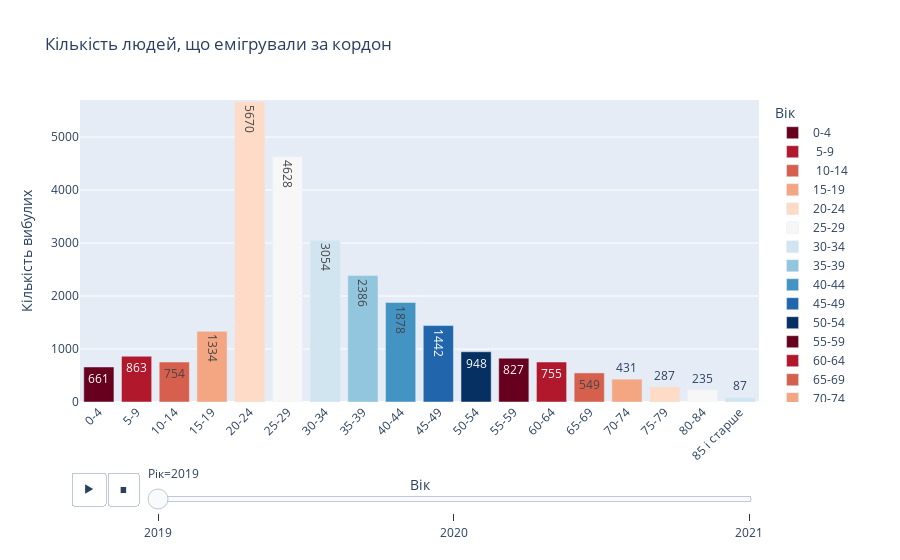

The cell this chart's notebook holds for it:
### Code cell
fig = px.bar(df_migr_abroad, x="Вік", y="Кількість вибулих", 
      color="Вік", color_discrete_sequence=px.colors.sequential.RdBu,
      animation_frame="Рік", animation_group="Кількість вибулих", 
      range_y=[0,5700], text = 'Кількість вибулих',
      title='Кількість людей, що емігрували за кордон'
      )
fig.update_layout(uniformtext_minsize=8)
fig.update_layout(xaxis_tickangle=-45)

### Figure 1 — Plotly figure (JSON) as saved in the notebook; plotly's stock layout.template omitted (floating-point values rounded to 4 significant figures)
{"data": [{"alignmentgroup": "True", "hovertemplate": "Вік=%{x}<br>Рік=2019<br>Кількість вибулих=%{text}<extra></extra>", "ids": [661], "legendgroup": "0-4", "marker": {"color": "rgb(103,0,31)", "pattern": {"shape": ""}}, "name": "0-4", "offsetgroup": "0-4", "orientation": "v", "showlegend": true, "text": [661], "textposition": "auto", "type": "bar", "x": ["0-4"], "xaxis": "x", "y": [661], "yaxis": "y"}, {"alignmentgroup": "True", "hovertemplate": "Вік=%{x}<br>Рік=2019<br>Кількість вибулих=%{text}<extra></extra>", "ids": [863], "legendgroup": " 5-9", "marker": {"color": "rgb(178,24,43)", "pattern": {"shape": ""}}, "name": " 5-9", "offsetgroup": " 5-9", "orientation": "v", "showlegend": true, "text": [863], "textposition": "auto", "type": "bar", "x": [" 5-9"], "xaxis": "x", "y": [863], "yaxis": "y"}, {"alignmentgroup": "True", "hovertemplate": "Вік=%{x}<br>Рік=2019<br>Кількість вибулих=%{text}<extra></extra>", "ids": [754], "legendgroup": " 10-14", "marker": {"color": "rgb(214,96,77)", "pattern": {"shape": ""}}, "name": " 10-14", "offsetgroup": " 10-14", "orientation": "v", "showlegend": true, "text": [754], "textposition": "auto", "type": "bar", "x": [" 10-14"], "xaxis": "x", "y": [754], "yaxis": "y"}, {"alignmentgroup": "True", "hovertemplate": "Вік=%{x}<br>Рік=2019<br>Кількість вибулих=%{text}<extra></extra>", "ids": [1334], "legendgroup": "15-19", "marker": {"color": "rgb(244,165,130)", "pattern": {"shape": ""}}, "name": "15-19", "offsetgroup": "15-19", "orientation": "v", "showlegend": true, "text": [1334], "textposition": "auto", "type": "bar", "x": ["15-19"], "xaxis": "x", "y": [1334], "yaxis": "y"}, {"alignmentgroup": "True", "hovertemplate": "Вік=%{x}<br>Рік=2019<br>Кількість вибулих=%{text}<extra></extra>", "ids": [5670], "legendgroup": "20-24", "marker": {"color": "rgb(253,219,199)", "pattern": {"shape": ""}}, "name": "20-24", "offsetgroup": "20-24", "orientation": "v", "showlegend": true, "text": [5670], "textposition": "auto", "type": "bar", "x": ["20-24"], "xaxis": "x", "y": [5670], "yaxis": "y"}, {"alignmentgroup": "True", "hovertemplate": "Вік=%{x}<br>Рік=2019<br>Кількість вибулих=%{text}<extra></extra>", "ids": [4628], "legendgroup": "25-29", "marker": {"color": "rgb(247,247,247)", "pattern": {"shape": ""}}, "name": "25-29", "offsetgroup": "25-29", "orientation": "v", "showlegend": true, "text": [4628], "textposition": "auto", "type": "bar", "x": ["25-29"], "xaxis": "x", "y": [4628], "yaxis": "y"}, {"alignmentgroup": "True", "hovertemplate": "Вік=%{x}<br>Рік=2019<br>Кількість вибулих=%{text}<extra></extra>", "ids": [3054], "legendgroup": "30-34", "marker": {"color": "rgb(209,229,240)", "pattern": {"shape": ""}}, "name": "30-34", "offsetgroup": "30-34", "orientation": "v", "showlegend": true, "text": [3054], "textposition": "auto", "type": "bar", "x": ["30-34"], "xaxis": "x", "y": [3054], "yaxis": "y"}, {"alignmentgroup": "True", "hovertemplate": "Вік=%{x}<br>Рік=2019<br>Кількість вибулих=%{text}<extra></extra>", "ids": [2386], "legendgroup": "35-39", "marker": {"color": "rgb(146,197,222)", "pattern": {"shape": ""}}, "name": "35-39", "offsetgroup": "35-39", "orientation": "v", "showlegend": true, "text": [2386], "textposition": "auto", "type": "bar", "x": ["35-39"], "xaxis": "x", "y": [2386], "yaxis": "y"}, {"alignmentgroup": "True", "hovertemplate": "Вік=%{x}<br>Рік=2019<br>Кількість вибулих=%{text}<extra></extra>", "ids": [1878], "legendgroup": "40-44", "marker": {"color": "rgb(67,147,195)", "pattern": {"shape": ""}}, "name": "40-44", "offsetgroup": "40-44", "orientation": "v", "showlegend": true, "text": [1878], "textposition": "auto", "type": "bar", "x": ["40-44"], "xaxis": "x", "y": [1878], "yaxis": "y"}, {"alignmentgroup": "True", "hovertemplate": "Вік=%{x}<br>Рік=2019<br>Кількість вибулих=%{text}<extra></extra>", "ids": [1442], "legendgroup": "45-49", "marker": {"color": "rgb(33,102,172)", "pattern": {"shape": ""}}, "name": "45-49", "offsetgroup": "45-49", "orientation": "v", "showlegend": true, "text": [1442], "textposition": "auto", "type": "bar", "x": ["45-49"], "xaxis": "x", "y": [1442], "yaxis": "y"}, {"alignmentgroup": "True", "hovertemplate": "Вік=%{x}<br>Рік=2019<br>Кількість вибулих=%{text}<extra></extra>", "ids": [948], "legendgroup": "50-54", "marker": {"color": "rgb(5,48,97)", "pattern": {"shape": ""}}, "name": "50-54", "offsetgroup": "50-54", "orientation": "v", "showlegend": true, "text": [948], "textposition": "auto", "type": "bar", "x": ["50-54"], "xaxis": "x", "y": [948], "yaxis": "y"}, {"alignmentgroup": "True", "hovertemplate": "Вік=%{x}<br>Рік=2019<br>Кількість вибулих=%{text}<extra></extra>", "ids": [827], "legendgroup": "55-59", "marker": {"color": "rgb(103,0,31)", "pattern": {"shape": ""}}, "name": "55-59", "offsetgroup": "55-59", "orientation": "v", "showlegend": true, "text": [827], "textposition": "auto", "type": "bar", "x": ["55-59"], "xaxis": "x", "y": [827], "yaxis": "y"}, {"alignmentgroup": "True", "hovertemplate": "Вік=%{x}<br>Рік=2019<br>Кількість вибулих=%{text}<extra></extra>", "ids": [755], "legendgroup": "60-64", "marker": {"color": "rgb(178,24,43)", "pattern": {"shape": ""}}, "name": "60-64", "offsetgroup": "60-64", "orientation": "v", "showlegend": true, "text": [755], "textposition": "auto", "type": "bar", "x": ["60-64"], "xaxis": "x", "y": [755], "yaxis": "y"}, {"alignmentgroup": "True", "hovertemplate": "Вік=%{x}<br>Рік=2019<br>Кількість вибулих=%{text}<extra></extra>", "ids": [549], "legendgroup": "65-69", "marker": {"color": "rgb(214,96,77)", "pattern": {"shape": ""}}, "name": "65-69", "offsetgroup": "65-69", "orientation": "v", "showlegend": true, "text": [549], "textposition": "auto", "type": "bar", "x": ["65-69"], "xaxis": "x", "y": [549], "yaxis": "y"}, {"alignmentgroup": "True", "hovertemplate": "Вік=%{x}<br>Рік=2019<br>Кількість вибулих=%{text}<extra></extra>", "ids": [431], "legendgroup": "70-74", "marker": {"color": "rgb(244,165,130)", "pattern": {"shape": ""}}, "name": "70-74", "offsetgroup": "70-74", "orientation": "v", "showlegend": true, "text": [431], "textposition": "auto", "type": "bar", "x": ["70-74"], "xaxis": "x", "y": [431], "yaxis": "y"}, {"alignmentgroup": "True", "hovertemplate": "Вік=%{x}<br>Рік=2019<br>Кількість вибулих=%{text}<extra></extra>", "ids": [287], "legendgroup": "75-79", "marker": {"color": "rgb(253,219,199)", "pattern": {"shape": ""}}, "name": "75-79", "offsetgroup": "75-79", "orientation": "v", "showlegend": true, "text": [287], "textposition": "auto", "type": "bar", "x": ["75-79"], "xaxis": "x", "y": [287], "yaxis": "y"}, {"alignmentgroup": "True", "hovertemplate": "Вік=%{x}<br>Рік=2019<br>Кількість вибулих=%{text}<extra></extra>", "ids": [235], "legendgroup": "80-84", "marker": {"color": "rgb(247,247,247)", "pattern": {"shape": ""}}, "name": "80-84", "offsetgroup": "80-84", "orientation": "v", "showlegend": true, "text": [235], "textposition": "auto", "type": "bar", "x": ["80-84"], "xaxis": "x", "y": [235], "yaxis": "y"}, {"alignmentgroup": "True", "hovertemplate": "Вік=%{x}<br>Рік=2019<br>Кількість вибулих=%{text}<extra></extra>", "ids": [87], "legendgroup": " 85 і старше", "marker": {"color": "rgb(209,229,240)", "pattern": {"shape": ""}}, "name": " 85 і старше", "offsetgroup": " 85 і старше", "orientation": "v", "showlegend": true, "text": [87], "textposition": "auto", "type": "bar", "x": [" 85 і старше"], "xaxis": "x", "y": [87], "yaxis": "y"}], "layout": {"barmode": "relative", "legend": {"title": {"text": "Вік"}, "tracegroupgap": 0}, "sliders": [{"active": 0, "currentvalue": {"prefix": "Рік="}, "len": 0.9, "pad": {"b": 10, "t": 60}, "steps": [{"args": [["2019"], {"frame": {"duration": 0, "redraw": true}, "fromcurrent": true, "mode": "immediate", "transition": {"duration": 0, "easing": "linear"}}], "label": "2019", "method": "animate"}, {"args": [["2020"], {"frame": {"duration": 0, "redraw": true}, "fromcurrent": true, "mode": "immediate", "transition": {"duration": 0, "easing": "linear"}}], "label": "2020", "method": "animate"}, {"args": [["2021"], {"frame": {"duration": 0, "redraw": true}, "fromcurrent": true, "mode": "immediate", "transition": {"duration": 0, "easing": "linear"}}], "label": "2021", "method": "animate"}], "x": 0.1, "xanchor": "left", "y": 0, "yanchor": "top"}], "title": {"text": "Кількість людей, що емігрували за кордон"}, "uniformtext": {"minsize": 8}, "updatemenus": [{"buttons": [{"args": [null, {"frame": {"duration": 500, "redraw": true}, "fromcurrent": true, "mode": "immediate", "transition": {"duration": 500, "easing": "linear"}}], "label": "&#9654;", "method": "animate"}, {"args": [[null], {"frame": {"duration": 0, "redraw": true}, "fromcurrent": true, "mode": "immediate", "transition": {"duration": 0, "easing": "linear"}}], "label": "&#9724;", "method": "animate"}], "direction": "left", "pad": {"r": 10, "t": 70}, "showactive": false, "type": "buttons", "x": 0.1, "xanchor": "right", "y": 0, "yanchor": "top"}], "xaxis": {"anchor": "y", "categoryarray": ["0-4", " 5-9", " 10-14", "15-19", "20-24", "25-29", "30-34", "35-39", "40-44", "45-49", "50-54", "55-59", "60-64", "65-69", "70-74", "75-79", "80-84", " 85 і старше"], "categoryorder": "array", "domain": [0, 1], "tickangle": -45, "title": {"text": "Вік"}}, "yaxis": {"anchor": "x", "domain": [0, 1], "range": [0, 5700], "title": {"text": "Кількість вибулих"}}}}
